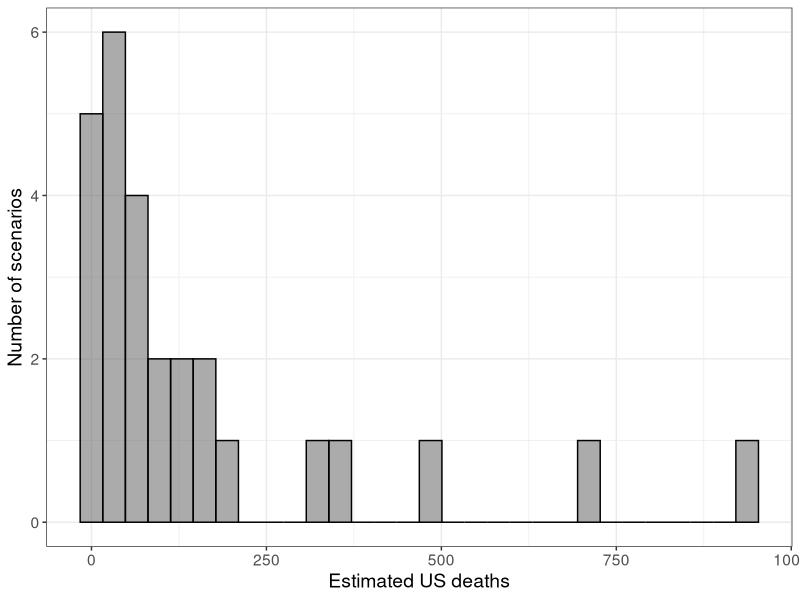

Write R code to recreate this figure.
## ---- chunk 1
# Load libraries
library(knitr)
library(dplyr)
library(tidyr)
library(ggplot2)

# Set knitr options
opts_chunk$set(message = F, fig.align = "center", warning = F, echo = F)
## ---- chunk 2

#initialize estimates
dat <- data.frame(matrix(nrow = 5, ncol = 7))
colnames(dat) <- c("estimate", "miles", "exceed", "exnox", "deathston", "poll",
    "deaths")
dat$estimate <- c("New York Times: MSK-JS", "New York Times: Selin", "Vox", 
    "Mother Jones", "Associated Press")


#rounding 
r1 <- 0
## ---- chunk 3
# Note: some information provided by Sanger-Katz via e-mail communication

# This is the sum of affected Volkswagen vehicles sold in each each from 2009 until 2015
numcars <- 461723 - 13

# It is not clear how this estimate was obtained
milestot <- 23463225312
dat$miles[1 : 2] <- milestot / 10^9

# The US EPA limit at 50,000 miles
limit <- 0.05
# 40 times the limit
exlimit <- 39

# Grams per ton
gramton <- 907185

# These computations do not match those from NYT
# Tons emittted
tons <- milestot * limit * exlimit / gramton
# Tons emitted by season
tonssea <- tons * 5/12

# Total tons of NOx in US since late 2008
tons <- 46000

# Unclear how this estimate was obtained, from  Dechênes et al. working paper
deaths1 <- 106

# Update table
dat$deaths[1] <- deaths1
dat$exceed[1] <- 40
dat$exnox[1] <- tons
dat$deathston[1] <- ""
dat$poll[1] <- "All from power plants"
## ---- chunk 4
# Total tons of NOx in US since late 2008 (see above from Sanger-Katz/Schwartz estimate)
tons <- 46000

# Deaths per ton of NOx from EPA technical support document/ Krewski et al. 2009
deathsperton <- 0.00085
deaths <- deathsperton * tons

# Total deaths over 6 years in US
deaths1 <- round(deaths, r1)


# Update table
dat$exceed[2] <- 40
dat$exnox[2] <- tons
dat$deathston[2] <- deathsperton
dat$deaths[2] <- deaths1
dat$poll[2] <- "PM2.5"
## ---- chunk 5
# Number of VW cars sold in US (total)
cars <- 482000
# US EPA Tier 2- Bin 5 NOx emission standard in grams per mile
limit <- 0.07
# VW cars exceeded legal limits by X times
exlimit <- c(15, 35)
# Deaths per ton of NOx from EPA technical support document
deathperton <- c(0.00085, 0.0019)
# Miles driven per year (average)
milesyear <- 11244
# Grams per ton
gramton <- 907185

# Total miles driven
miles <- milesyear * cars


# Range of excess NOx emissions
exnox <- (limit * (exlimit - 1)) * cars * milesyear / gramton

# Range of excess deaths per year in US
deaths <- exnox * deathperton

# Range of excess deaths in US over 6 years
deaths1 <- round(deaths * 6, r1)


# Update table
dat$miles[3] <- miles * 6 / 10^9
dat$exceed[3] <- "15-35"
dat$exnox[3] <- paste0("(", paste(round(exnox * 6, r1), collapse = "-"), ")")
dat$deathston[3] <- "0.00085-0.0019"
dat$deaths[3] <- paste0("(", paste(deaths1, collapse = "-"), ")")
dat$poll[3] <- "PM2.5"
## ---- chunk 6
# Number of VW cars sold in CA
carsCA <- 50000

# Excess tons of NOx over 6 years
milesyear <- 12000

# Approximate increasing number of cars sold to equal 50000
cars <- c(3000, 5000, 7000, 10000, 12000, 13000)
years <- seq(2009, 2014)
miles <- milesyear * (2015 - years)

# Total miles driven in CA over 6 years
milestot <- sum(cars * miles)

# Excess NOx per mile 
exnoxmil <- 30 * 0.07

# Grams per ton
gramton <- 907185

# Excess total NOx in tons
exnox <- exnoxmil * milestot / gramton

# Deaths per ton (range of 0.0019, 0.0095)
# Not clear where .0044 comes from, range from (Mauzerall et al. 2005)
deathsperton <- c(0.0019, 0.0044, 0.0095)

# Estimated excess deaths in California
deaths <- exnox * deathsperton

# Estimated excess deaths in US over 6 years
# Obtained by 50000 approximately 1/10 total cars sold
deaths1 <- round(deaths * 10, r1)


# Update table
# Total miles driven in US over 6 years
dat$miles[4] <- milestot / 10^9 * 10
dat$exceed[4] <- 30
dat$exnox[4] <- round(exnox * 10, r1)
dat$deathston[4] <- "0.0019-0.0095"
dat$deaths[4] <- paste0("(", deaths1[1], "-", deaths1[3], ")")
dat$poll[4] <- "ozone"
## ---- chunk 7
# Update table
#12 to 69 deaths or 16-94 deaths.
dat$deaths[5] <- "(16-94)"
## ---- chunk 8

dat$miles <- round(dat$miles, r1)

colnames(dat) <- c("Source", "Miles (billions)", "Amount NOx exceed limit", 
    "Excess NOx (tons)", "Deaths per ton of NOx", 
    "Ambient pollutant causing death", "Total US Deaths")

kable(dat, row.names = F)

# 
write.csv(dat, file = "vw-estimates.csv", row.names = F)
## ---- chunk 9


# Vary estimates
miles <- c(6, 17, 33)
exceed <- c(15, 30, 40)
deathton <- c(0.00085, 0.0019, 0.0095)

# Create table
dat2 <- expand.grid(miles, exceed, deathton)
colnames(dat2) <- c("miles", "exceed", "deathton")

# Compute deaths
dat2 <- mutate(dat2, bl = round(miles * 10^9 *0.07 * (exceed - 1) / 907185 * deathton))

# Plot histogram of deaths
dat2$miles <- factor(dat2$miles)
dat2$exceed <- factor(dat2$exceed)
dat2$deathton <- factor(dat2$deathton)
g1 <- ggplot(dat2, aes(x = bl)) + 
  geom_histogram(alpha = 0.5, color = "black") +
  theme_bw() + xlab("Estimated US deaths") + 
  ylab("Number of scenarios") +
  scale_fill_brewer(palette = "Blues", name = "Deaths per ton") +
  theme(text = element_text(size = 14)) 
#png("vw-unc-plot.png", height = 350 * 2, width = 480 * 2)
g1
#dev.off()

# Plot for print
#pdf("vw-unc-plot.pdf", height = 3, width = 4)
#g1
#dev.off()

#embedFonts("vw-unc-plot.pdf")


## ---- chunk 10
# Create table 2 for significance article
dat2 <- dat2[c(14, 15, 17, 23), ]
colnames(dat2) <- c("Miles (billions)", "Amount NOx exceed limit", 
    "Deaths per ton of NOx", "Total US Deaths")
kable(dat2, row.names = F)
# Save output
write.csv(dat2, file = "est-uncertainty.csv", row.names = F)
